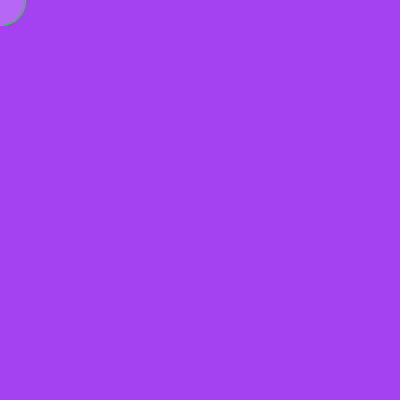
Frame 1 (no input)
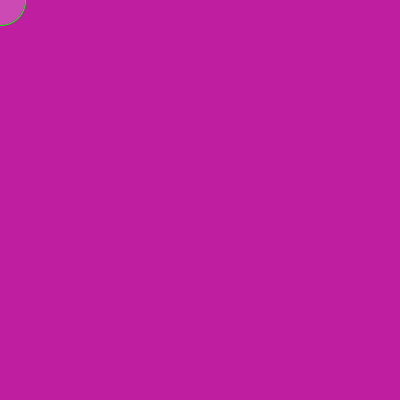
Frame 60 (the mouse pressed at the canvas centre just before this capture)
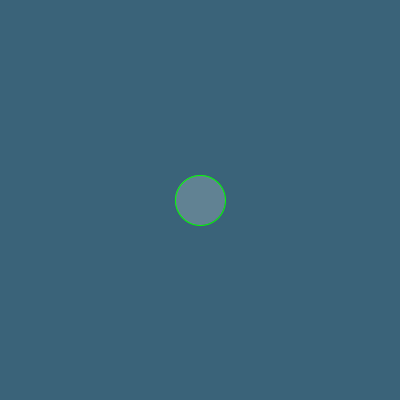
Frame 120 (the mouse held since frame 60 and released just before this capture)

The Processing sketch that drew these frames (run headless with seeded random() and noise(); from frame 60 on, the mouse is pressed at the canvas centre):

// Processing sketch: sketch_130327a
// ── sketch_130327a.pde
void setup()  {
 size (400,400);
 background(0);
 noCursor();

}

void draw() {

 background(random(0,255),random(0,255),random(0,255), 10);
 frameRate(10); 
 fill(255,255,255,50); 
 stroke(0,255,0);
 ellipse (mouseX,mouseY, 50,50);

}
